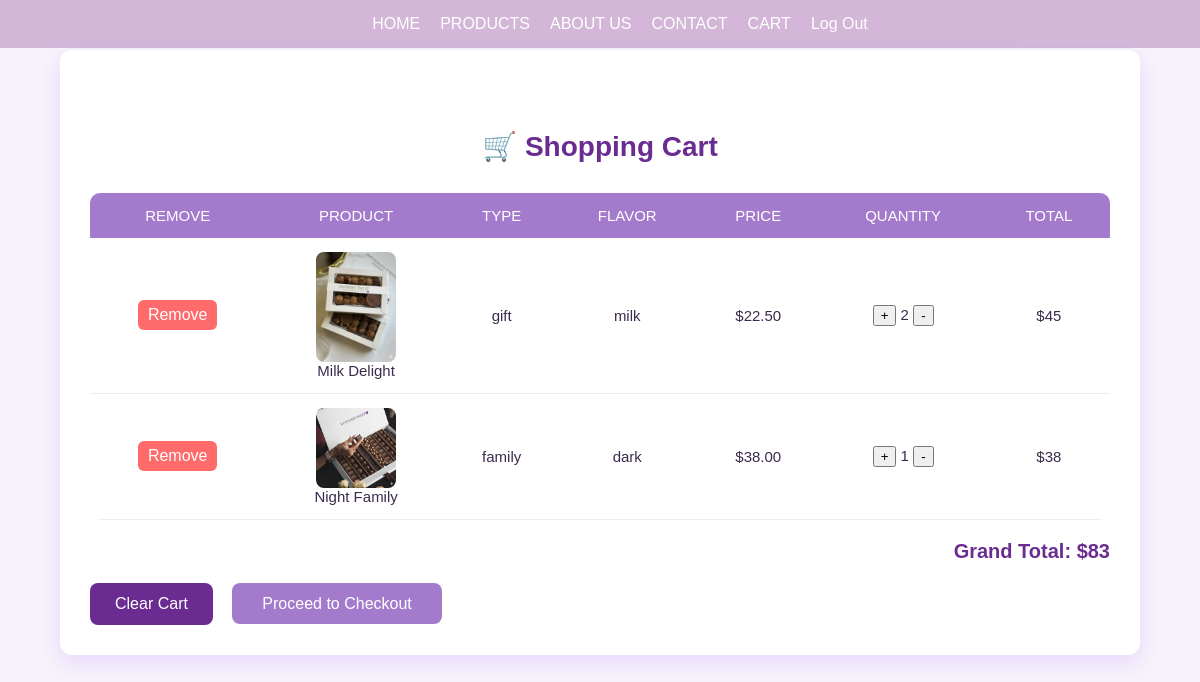
Screenshot of /cart.php (signed in) with the database file from the repository.
### tables this page shows
CREATE TABLE `cart` (
  `id` int(11) NOT NULL,
  `user_id` int(11) NOT NULL,
  `product_id` int(11) NOT NULL,
  `quantity` int(11) NOT NULL DEFAULT 1
);

CREATE TABLE `product` (
  `id` int(11) NOT NULL,
  `name` varchar(50) NOT NULL,
  `type` varchar(50) NOT NULL,
  `flavor` varchar(50) NOT NULL,
  `img` varchar(50) NOT NULL,
  `description` text NOT NULL,
  `price` decimal(10,2) NOT NULL DEFAULT 0.00
);

### cart.php (the view, shortened to what this page needs)
<div class="cart-container">
<?php
include 'header.php';
include 'db.php';
 ?>
 <body class="<?php echo !isset($_SESSION['user_id']) ? 'not-logged-in' : ''; ?>">
    <link rel="stylesheet" href="cart_style.css">
<?php
$user_id = $_SESSION['user_id'];
$query = "SELECT c.product_id, c.quantity, p.name, p.type, p.flavor, p.img, p.description, p.price
          FROM cart c
          JOIN product p ON c.product_id = p.id
          WHERE c.user_id = $user_id";
$result = $conn->query($query);
?>
<h2 class="title">🛒 Shopping Cart</h2>
<?php if($result->num_rows == 0): ?>
<p class="empty">Your cart is empty</p>
<?php else: ?>
<table class="cart-table">
    <tr>
        <th>Remove</th>
        <th>Product</th>
        <th>Type</th>
        <th>Flavor</th>
        <th>Price</th>
        <th>Quantity</th>
        <th>Total</th>
    </tr>
<?php
$grand_total = 0;
while($row = $result->fetch_assoc()):
    $total = $row['quantity'] * $row['price'];
    $grand_total += $total;
?>
<tr>
    <td><button class="remove-btn" onclick="removeItem(<?= $row['product_id'] ?>)">Remove</button></td>
    <td>
        <img src="<?= $row['img'] ?>" alt="<?= $row['name'] ?>" class="cart-img"><br>
        <?= $row['name'] ?><br>
    </td>
    <td><?= $row['type'] ?></td>
    <td><?= $row['flavor'] ?></td>
    <td>$<?= $row['price'] ?></td>
   <td class="qty-box">
    <button class="plus-btn" onclick="increaseQty(<?= $row['product_id'] ?>)">+</button>
    <span class="qty-number"><?= $row['quantity'] ?></span>
    <button class="minus-btn" onclick="decreaseQty(<?= $row['product_id'] ?>)">-</button>
</td>
    <td>$<?= $total ?></td>
</tr>
<?php endwhile; ?>
</table>
<div class="total-box">Grand Total: <strong>$<?= $grand_total ?></strong></div>
<button class="btn-clear" onclick="clearCart()">Clear Cart</button>
<a href="checkout.php" class="btn-pay">Proceed to Checkout</a>
<?php endif; ?>
</div>

### header.php (shortened to what this page needs)
<link rel="stylesheet" href="header_style.css">
<section class="b">
    <nav class="mn">
        <a href="index.php">HOME</a>
        <a href="product.php?type=all&flavor=all">PRODUCTS</a>
        <a href="about.php">ABOUT US</a>
        <a href="contact.php">CONTACT</a>
        <a href="cart.php">CART</a>
        <?php
      if(isset($_SESSION['user_id'])): ?>
            <a href="logout.php">Log Out</a>
        <?php else: ?>
            <a href="login.php">Log In</a>
        <?php endif; ?>
    </nav>
</section>

### header_style.css (style rules this page uses)
.mn { display: flex; justify-content: center; align-items: center; gap: 20px; width: 100%; padding: 15px 20px; background-color: rgba(106, 5, 114, 0.25); position: fixed; top: 0; left: 0; z-index: 1000; }
.mn a { color: white; text-decoration: none; font-weight: 500; }

### cart_style.css (style rules this page uses)
body { background: #f7f2fb; font-family: "Poppins", sans-serif; margin: 0; padding: 0; color: #3c2a4d; }
.cart-container { width: 85%; margin: 50px auto; background: #ffffff; padding: 30px; border-radius: 12px; box-shadow: 0 8px 20px rgba(140, 82, 255, 0.15); animation: fadeIn 0.5s ease; }
.title { text-align: center; font-size: 28px; margin-top: 50px; margin-bottom: 30px; margin-bottom: 30px; color: #6a2c91; font-weight: 600; }
.cart-table { width: 100%; border-collapse: collapse; background: #fff; border-radius: 10px; overflow: hidden; font-size: 15px; }
.cart-table th { background: #a47bcc; color: white; padding: 14px; font-weight: 500; text-transform: uppercase; }
.cart-table td { padding: 14px; border-bottom: 1px solid #eee; text-align: center; vertical-align: middle; }
.cart-table td img { max-width: 80px; border-radius: 8px; object-fit: cover; }
.remove-btn { background: #ff6b6b; border: none; color: white; font-size: 16px; padding: 6px 10px; border-radius: 6px; cursor: pointer; transition: 0.2s; }
.btn-clear { background: #6a2c91; color: white; padding: 12px 25px; border-radius: 8px; border: none; cursor: pointer; font-size: 16px; margin-top: 20px; transition: 0.3s; }
.btn-pay { background: #a47bcc; color: white; padding: 12px 30px; text-decoration: none; border-radius: 8px; font-size: 16px; margin-left: 15px; transition: 0.3s; }
.total-box { text-align: right; margin-top: 20px; font-size: 20px; font-weight: bold; color: #6a2c91; }

### rows the page displays
cart: product.img (picture), product.name "Milk Delight", product.type "gift", product.flavor "milk", product.price "22.50", quantity "2", quantity.price "45"
cart: product.img (picture), product.name "Night Family", product.type "family", product.flavor "dark", product.price "38.00", quantity "1", quantity.price "38"

### other values shown
$grand_total "83"
